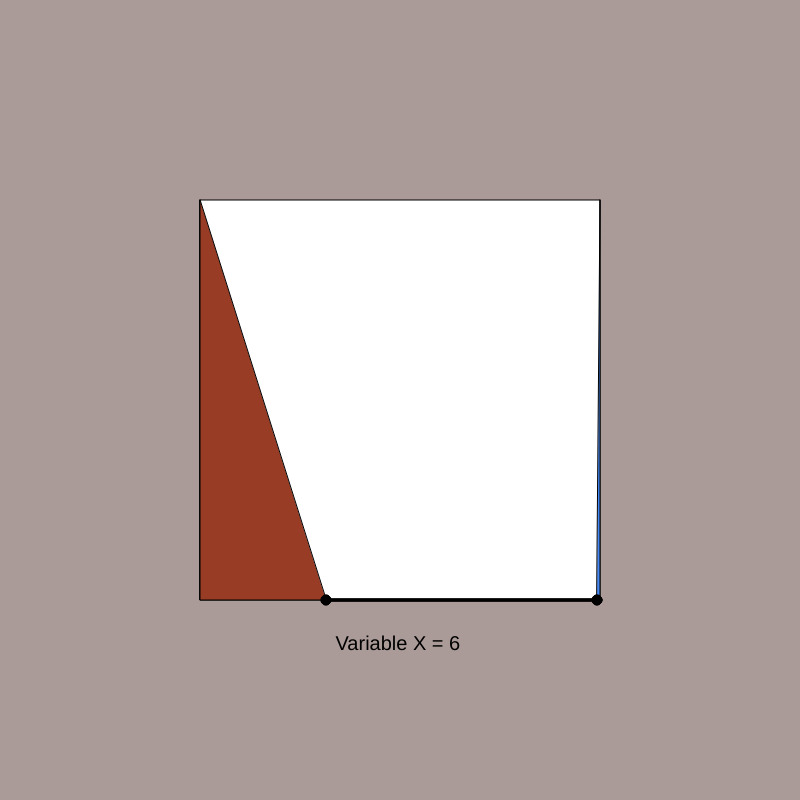
Frame 1 (no input)
Frame 60 (no input): identical to frame 1, image omitted
Frame 120 (the mouse pressed at the canvas centre since frame 60): identical to frame 1, image omitted

The p5.js sketch that drew this single still picture (run headless with seeded random() and noise() and a simulated clock; from frame 60 on, the mouse is pressed at the canvas centre):

// p5.js sketch
// ── sketch.js
function setup() {
    createCanvas(800, 800);
}

let variableX = Math.floor(Math.random() * (300 - 0 + 1)) + 0;
let variationTraingleRouge = Math.floor(Math.random() * (400 - variableX + 1));
let variationTraingleBlue = 400 - variableX - variationTraingleRouge;

const positionXText = (600 - variationTraingleBlue - variationTraingleRouge + 200) / 2;

console.log(
    `Le coté bas à un coté rouge de ${variationTraingleRouge} et un coté vert de ${variationTraingleBlue} et un coté vide de ${variableX} pour un totale de 400 soit ${
        variableX + variationTraingleRouge + variationTraingleBlue
    }`
);

function draw() {
    background(171, 155, 152);
    fill(255, 255, 255);
    rect(200, 200, 400, 400);

    let variationTriangle1 = 374; // 200 min 600 max
    fill(153, 60, 37);
    triangle(200, 200, 200, 600, variationTraingleRouge + 200, 600);
    fill(66, 135, 245);
    triangle(600, 200, 600, 600, 600 - variationTraingleBlue, 600);
    fill(0, 0, 0);
    circle(variationTraingleRouge + 200, 600, 10);
    circle(600 - variationTraingleBlue, 600, 10);
    rect(variationTraingleRouge + 200, 599, variableX, 2);
    textSize(20);
    text(`Variable X = ${Math.floor((variableX * 10) / 400)}`, positionXText, 650);

    //!! Bug ici trait ne se colorie pas
    let dred = dist(mouseX, mouseY, variationTraingleRouge + 200, 600);
    if (dred < 10) {
        // Si la souris est sur le cercle
        fill(255, 0, 0); // Changez la couleur de remplissage du cercle
        circle(variationTraingleRouge + 200, 600, 10);
        console.log("allo");
        rect(variationTraingleRouge + 200, 599, variableX, 2);
    } else {
        fill(0, 0, 0); // Réinitialisez la couleur de remplissage du cercle
        circle(variationTraingleRouge + 200, 600, 10);
        rect(variationTraingleRouge + 200, 599, variableX, 2);
    }

    let dGreen = dist(mouseX, mouseY, 600 - variationTraingleBlue, 600);
    if (dGreen < 10) {
        // Si la souris est sur le cercle
        fill(255, 0, 0); // Changez la couleur de remplissage du cercle
        circle(600 - variationTraingleBlue, 600, 10);
        rect(variationTraingleRouge + 200, 599, variableX, 2);
    } else {
        fill(0, 0, 0); // Réinitialisez la couleur de remplissage du cercle
        circle(600 - variationTraingleBlue, 600, 10);
        rect(variationTraingleRouge + 200, 599, variableX, 2);
    }

    fill(255, 255, 255);
}

function mousePressed() {
    console.log(mouseX);
    let dred = dist(mouseX, mouseY, variationTraingleRouge + 200, 600);
    if (dred < 10) {
        // Si la souris est sur le cercle
        if (200 < mouseX < 600 - variationTraingleBlue) {
            variationTraingleRouge = mouseX - 200;
        } else {
            fill(0, 0, 0); // Réinitialisez la couleur de remplissage du cercle
            circle(variationTraingleRouge + 200, 600, 10);
        }

        let dGreen = dist(mouseX, mouseY, 600 - variationTraingleBlue, 600);
        if (dGreen < 10) {
            // Si la souris est sur le cercle
            fill(255, 0, 0); // Changez la couleur de remplissage du cercle
            circle(600 - variationTraingleBlue, 600, 10);
        } else {
            fill(0, 0, 0); // Réinitialisez la couleur de remplissage du cercle
            circle(600 - variationTraingleBlue, 600, 10);
        }
    }
}
